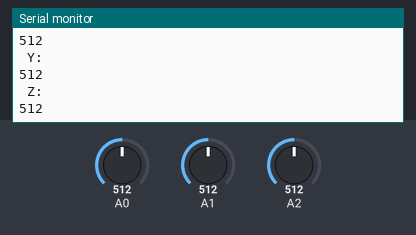
This sketch was run on a simulated Arduino Uno, built with avr-gcc and run on an emulated ATmega328P. On the bench: the last lines printed to the serial monitor. Inputs (shaded band) come from the test bench; at power-on: A2 = 512, A0 = 512, A1 = 512.

Above: at 7.2 s.
7.3 s: A2 set to 1010
At 7.62 s:
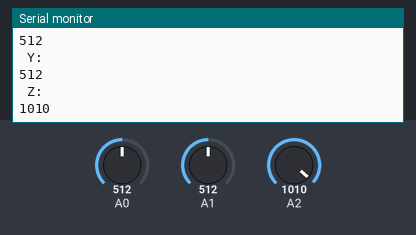
10.3 s: A2 set to 988
At 10.64 s:
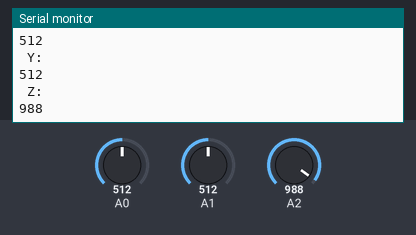
Timing chart, 0 to 12.8 s (numbered marks = the images above; inputs shaded):
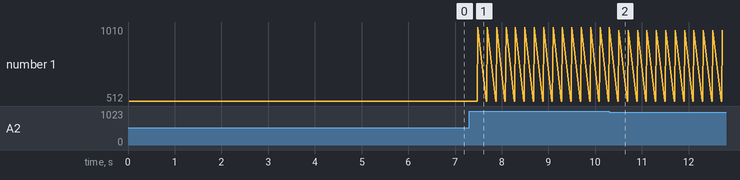

The sketch:

adxl335.ino
```cpp
int x, y, z;
void setup() {
  Serial.begin(9600); //seta serial port to 9600
}
void loop() {
  x = analogRead(0);
  y = analogRead(1);
  z = analogRead(2);
  Serial.println("Aceleration: ");
  Serial.println(" X: ");
  Serial.println(x, DEC);
  Serial.println(" Y: ");
  Serial.println(y, DEC);
  Serial.println(" Z: ");
  Serial.println(z, DEC);
  delay(200);
}
```

Measured:
- after the input at 7.3 s, the serial monitor: prints a new line after 0.19 s (image 1)
- after the input at 10.3 s, the serial monitor: prints a new line after 0.21 s (image 2)
- plotted number 1: 512 → 988 after the input at 10.3 s
